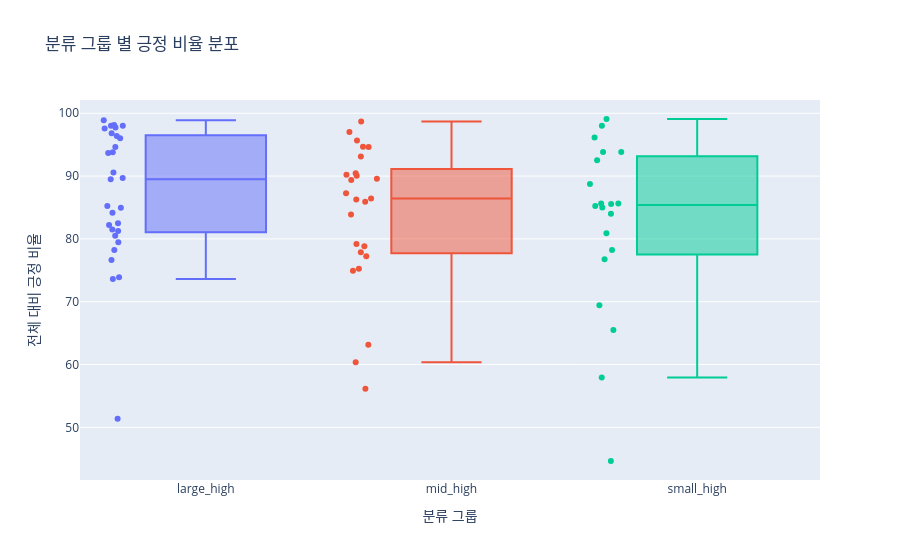

Source (notebook cell):
### Code cell
fig = px.box(df_status, 
            x="group", 
            y="positive_rate", 
            color="group",
            points="all", # 모든 데이터 포인트를 옆에 표시
            title="분류 그룹 별 긍정 비율 분포",
            labels={"positive_rate": "전체 대비 긍정 비율", "group": "분류 그룹"})

fig.update_layout(showlegend=False) # x축에 이름이 있으므로 범례는 숨김
fig.show()

### Figure 1 — Plotly figure (JSON) as saved in the notebook; plotly's stock layout.template omitted (floating-point values rounded to 4 significant figures)
{"data": [{"alignmentgroup": "True", "boxpoints": "all", "hovertemplate": "분류 그룹=%{x}<br>전체 대비 긍정 비율=%{y}<extra></extra>", "legendgroup": "large_high", "marker": {"color": "#636efa"}, "name": "large_high", "notched": false, "offsetgroup": "large_high", "orientation": "v", "showlegend": true, "type": "box", "x": ["large_high", "large_high", "large_high", "large_high", "large_high", "large_high", "large_high", "large_high", "large_high", "large_high", "large_high", "large_high", "large_high", "large_high", "large_high", "large_high", "large_high", "large_high", "large_high", "large_high", "large_high", "large_high", "large_high", "large_high", "large_high", "large_high", "large_high", "large_high", "large_high"], "x0": " ", "xaxis": "x", "y": [82.49, 96.39, 82.2, 98.02, 93.66, 89.51, 73.89, 81.51, 81.24, 96.02, 85.22, 97.57, 78.25, 94.62, 80.51, 84.95, 76.63, 79.47, 89.68, 98.91, 93.8, 97.73, 96.81, 73.63, 51.35, 90.57, 84.17, 98.15, 98.02], "y0": " ", "yaxis": "y"}, {"alignmentgroup": "True", "boxpoints": "all", "hovertemplate": "분류 그룹=%{x}<br>전체 대비 긍정 비율=%{y}<extra></extra>", "legendgroup": "mid_high", "marker": {"color": "#EF553B"}, "name": "mid_high", "notched": false, "offsetgroup": "mid_high", "orientation": "v", "showlegend": true, "type": "box", "x": ["mid_high", "mid_high", "mid_high", "mid_high", "mid_high", "mid_high", "mid_high", "mid_high", "mid_high", "mid_high", "mid_high", "mid_high", "mid_high", "mid_high", "mid_high", "mid_high", "mid_high", "mid_high", "mid_high", "mid_high", "mid_high", "mid_high", "mid_high", "mid_high", "mid_high"], "x0": " ", "xaxis": "x", "y": [85.92, 83.89, 75.23, 94.65, 93.11, 60.35, 63.16, 90.21, 97.03, 74.93, 86.42, 77.22, 78.84, 87.26, 79.18, 94.66, 90.04, 89.36, 90.46, 98.71, 95.68, 56.13, 86.26, 77.86, 89.57], "y0": " ", "yaxis": "y"}, {"alignmentgroup": "True", "boxpoints": "all", "hovertemplate": "분류 그룹=%{x}<br>전체 대비 긍정 비율=%{y}<extra></extra>", "legendgroup": "small_high", "marker": {"color": "#00cc96"}, "name": "small_high", "notched": false, "offsetgroup": "small_high", "orientation": "v", "showlegend": true, "type": "box", "x": ["small_high", "small_high", "small_high", "small_high", "small_high", "small_high", "small_high", "small_high", "small_high", "small_high", "small_high", "small_high", "small_high", "small_high", "small_high", "small_high", "small_high", "small_high", "small_high", "small_high"], "x0": " ", "xaxis": "x", "y": [84.98, 44.64, 57.95, 78.25, 93.85, 65.51, 80.92, 99.09, 84.02, 88.74, 98.03, 96.16, 85.65, 85.56, 85.65, 93.82, 76.78, 92.51, 85.23, 69.42], "y0": " ", "yaxis": "y"}], "layout": {"boxmode": "overlay", "legend": {"title": {"text": "분류 그룹"}, "tracegroupgap": 0}, "showlegend": false, "title": {"text": "분류 그룹 별 긍정 비율 분포"}, "xaxis": {"anchor": "y", "categoryarray": ["large_high", "mid_high", "small_high"], "categoryorder": "array", "domain": [0, 1], "title": {"text": "분류 그룹"}}, "yaxis": {"anchor": "x", "domain": [0, 1], "title": {"text": "전체 대비 긍정 비율"}}}}
